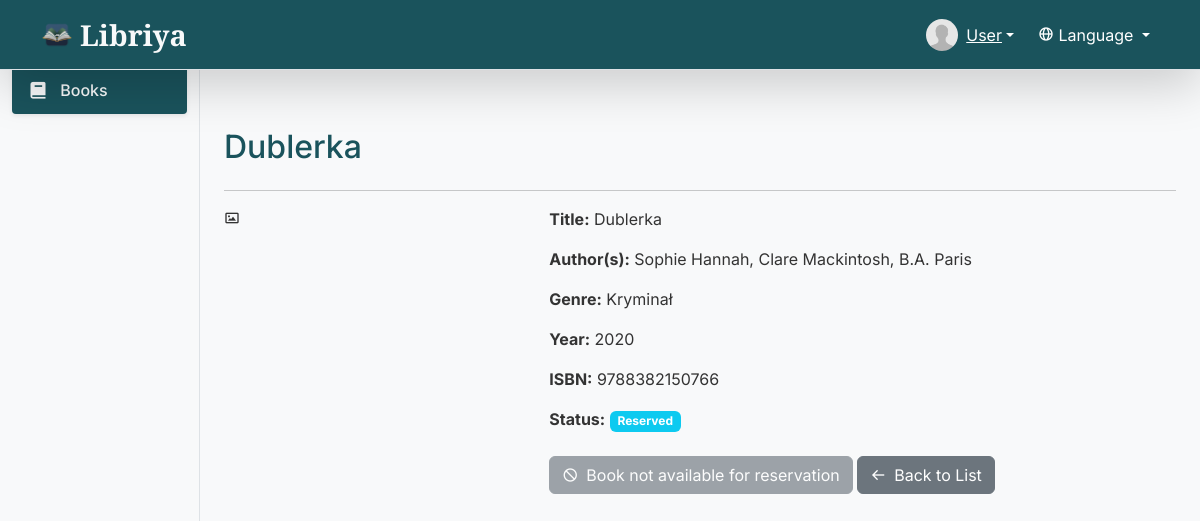
The app's page /book/2 (signed in), older data.
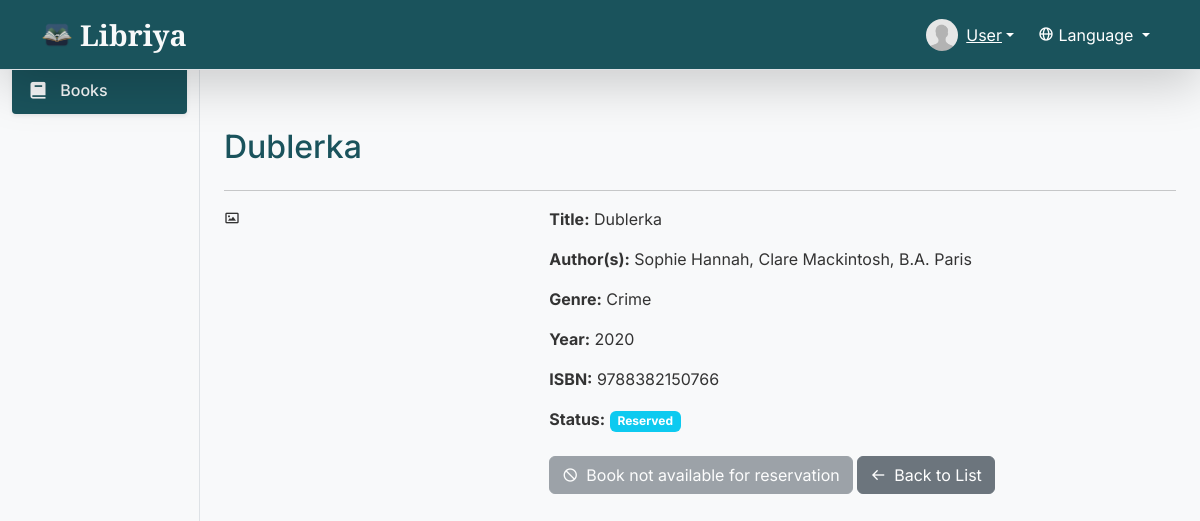
The same page, newer data.
### app/models.py (models this page shows, shortened)
class User(UserMixin, db.Model):
    id = db.Column(db.Integer, primary_key=True)
    username = db.Column(db.String(50), unique=True,
                         nullable=False, index=True)
    email = db.Column(db.String(120), unique=True, nullable=False, index=True)
    password_hash = db.Column(db.String(128), nullable=False)
    image_file = db.Column(db.String(20), nullable=False,
                           default='default.jpg')
    loans = db.relationship('Loan', back_populates='user', lazy=True)
    is_admin = db.Column(db.Boolean, default=False)
    favorites = db.relationship('Book', secondary=favorites, lazy='subquery',
                                backref=db.backref('favorited_by', lazy=True))
    received_notifications = db.relationship(
        'Notification', foreign_keys='Notification.recipient_id', back_populates='recipient', lazy=True, cascade='all, delete-orphan')
    sent_notifications = db.relationship(
        'Notification', foreign_keys='Notification.sender_id', back_populates='sender', lazy=True)

class Book(db.Model):
    id = db.Column(db.Integer, primary_key=True)
    isbn = db.Column(db.String(13), unique=True, nullable=False, index=True)
    title = db.Column(db.String(200), nullable=False, index=True)
    authors = db.relationship(
        'Author', secondary=book_authors, lazy='subquery', back_populates='books')
    genre_id = db.Column(db.Integer, db.ForeignKey(
        'genre.id'), nullable=False)
    year = db.Column(db.Integer, nullable=False)
    cover = db.Column(db.String(200))
    status = db.Column(db.String(50), default='available', nullable=False)

class Author(db.Model):
    id = db.Column(db.Integer, primary_key=True)
    name = db.Column(db.String(100), nullable=False, index=True)
    books = db.relationship('Book', secondary=book_authors,
                            lazy='subquery', back_populates='authors')

class Genre(db.Model):
    id = db.Column(db.Integer, primary_key=True)
    name = db.Column(db.String(50), nullable=False, index=True)
    books = db.relationship('Book', backref='genre', lazy=True)
    def __str__(self):
        return self.name

### app/routes.py (the view)
@bp.route("/book/<int:book_id>")
@login_required
def book_detail(book_id):
    book = Book.query.get_or_404(book_id)
    return render_template("book_detail.html", book=book, active_page="books")

### app/__init__.py (called while the page is built)
@login_manager.user_loader
def load_user(user_id):
    from app.models import User
    return User.query.get(int(user_id))

### app/routes.py (called while the page is built)
@bp.context_processor
def inject_unread_notifications_count():
    if current_user.is_authenticated:
        unread_count = Notification.query.filter_by(
            recipient=current_user, is_read=False).count()
        return {'unread_notifications_count': unread_count}
    return {'unread_notifications_count': 0}

### app/templates/book_detail.html (shortened to what this page needs)
{% extends "layout.html" %}
{% block content %}
<div class="container">
    <h2>{{ book.title }}</h2>
    <hr>
    <div class="row">
        <div class="col-md-4">
            {% if book.cover %}
            <img src="{{ url_for('static', filename='uploads/' + book.cover) }}" alt="{{ book.title }}"
                class="img-fluid rounded shadow-sm">
            {% else %}
            <div class="placeholder-image"><i class='bx bx-image'></i></div>
            {% endif %}
        </div>
        <div class="col-md-8">
            <p><strong>{{ _('Title') }}:</strong> {{ book.title }}</p>
            <p><strong>{{ _('Author(s)') }}:</strong>
                {% for author in book.authors %}
                {{ author.name }}{% if not loop.last %}, {% endif %}
                {% endfor %}
            </p>
            <p><strong>{{ _('Genre') }}:</strong> {{ book.genre }}</p>
            <p><strong>{{ _('Year') }}:</strong> {{ book.year }}</p>
            <p><strong>{{ _('ISBN') }}:</strong> {{ book.isbn }}</p>
            <p><strong>{{ _('Status') }}:</strong>
                {% if book.status == 'available' %}
                    <span class="badge bg-success">{{ _('Available') }}</span>
                {% elif book.status == 'reserved' %}
                    <span class="badge bg-info">{{ _('Reserved') }}</span>
                {% elif book.status == 'on_loan' %}
                    <span class="badge bg-warning text-dark">{{ _('On Loan') }}</span>
                {% else %}
                    <span class="badge bg-secondary">{{ book.status.replace('_', ' ').title() }}</span>
                {% endif %}
            </p>
            <div class="mt-4">
                {% if book.status == 'available' %}
                <a href="{{ url_for('main.request_reservation', book_id=book.id, user_id=current_user.id) }}"
                    class="btn btn-success">
                    <i class="bx bx-file align-middle"></i> {{ _('Request Reservation') }}
                </a>
                {% else %}
                <button type="button" class="btn btn-secondary" disabled>
                    <i class="bx bx-block align-middle"></i> {{ _('Book not available for reservation') }}
                </button>
                {% endif %}
                <a href="{{ url_for('main.home') }}" class="btn btn-secondary">
                    <i class="bx bx-arrow-back align-middle"></i> {{ _('Back to List') }}
                </a>
            </div>
        </div>
    </div>
</div>
{% endblock %}

### app/templates/layout.html (shortened to what this page needs)
<!DOCTYPE html>
<html lang="en">
<head>
    <link href="https://cdn.jsdelivr.net/npm/bootstrap@5.3.3/dist/css/bootstrap.min.css" rel="stylesheet">
    <link href="https://unpkg.com/boxicons@2.1.4/css/boxicons.min.css" rel="stylesheet">
    <link rel="stylesheet" href="{{ url_for('static', filename='/css/style.css') }}">
    <link rel="stylesheet" href="https://cdn.jsdelivr.net/gh/lipis/flag-icons@7.0.0/css/flag-icons.min.css" />
</head>
<body class="{% if login_page %}login-background{% endif %}">
    <nav class="navbar navbar-expand-lg navbar-dark bg-custom-dark border-bottom shadow-lg fixed-top">
        <div class="container">
            <a class="navbar-brand title-text d-flex align-items-center" href="/">
                <img src="{{ url_for('static', filename='/images/logo.png') }}" alt="Libriya" class="me-2"> Libriya
            </a>
            <div class="collapse navbar-collapse" id="navbarSupportedContent">
                <ul class="navbar-nav ms-auto mb-2 mb-lg-0 d-flex align-items-center">
                    {% if current_user.is_authenticated %}
                    <li class="nav-item dropdown">
                        <a class="user-display dropdown-toggle d-flex align-items-center text-white" href="#"
                            role="button" id="userDropdown" data-bs-toggle="dropdown" aria-expanded="false">
                            <span class="position-relative d-inline-block me-2">
                                <img class="rounded-circle"
                                    src="{{ url_for('static', filename='uploads/' + current_user.image_file) }}"
                                    style="width: 32px; height: 32px; object-fit: cover;">
                            </span>
                            {{ current_user.username }}
                        </a>
                    </li>
                    {% else %}
                    <li class="nav-item">
                        <a class="nav-link text-white" href="{{ url_for('main.login') }}">{{ _('Log In') }}</a>
                    </li>
                    {% endif %}
                    <li class="nav-item dropdown ms-3">
                        <a class="nav-link dropdown-toggle text-white" href="#" id="languageDropdown" role="button"
                            data-bs-toggle="dropdown" aria-expanded="false">
                            <i class='bx bx-globe'></i> {{ _('Language') }}
                        </a>
                    </li>
                </ul>
            </div>
        </div>
    </nav>
    <div class="container-fluid">
        <div class="row">
            {% if not login_page %}
            <nav id="sidebarMenu" class="col-md-2 d-none d-md-block bg-light sidebar border-end pt-5">
                <div class="position-sticky pt-3">
                    <ul class="nav nav-pills flex-column">
                        <li class="nav-item mb-1">
                            <a class="nav-link {% if active_page == 'books' %}active {% else %}text-dark {% endif %}"
                                href="{{ url_for('main.home') }}">
                                <i class='bx bxs-book align-middle me-2'></i>
                                <span class="align-middle">{{ _('Books') }}</span>
                            </a>
                        </li>
                    </ul>
                </div>
            </nav>
            {% endif %}
            <main
                class="{% if login_page %}col-12{% else %}col-md-10 ms-sm-auto{% endif %} main-content {% if login_page %}login-full-height{% else %}pt-5{% endif %}">
                {% block content %}{% endblock %}
            </main>
        </div>
    </div>
</body>
</html>

### app/static/css/style.css (style rules this page uses)
:root { --primary-color: #1a535c; --accent-color: #4ecdc4; --text-dark: #333; --text-light: #f8f9fa; --gray-bg: #f8f9fa; --box-shadow-light: 0 .125rem .25rem rgba(0, 0, 0, .075); --box-shadow-medium: 0 .5rem 1rem rgba(0, 0, 0, .15); }
body { font-family: 'Inter', sans-serif; color: var(--text-dark); background-color: var(--gray-bg); padding-top: 56px; }
h2 { margin-bottom: 1.5rem; margin-top: 1.5rem; color: var(--primary-color); }
.bg-custom-dark { background-color: var(--primary-color) !important; }
.navbar-brand.title-text { font-family: 'Cormorant Garamond', serif; font-size: 1.8rem; font-weight: 700; color: var(--text-light) !important; }
.navbar-brand.title-text img { height: 30px; width: auto; }
.user-display { color: var(--text-light); }
.sidebar { height: 100vh; position: fixed; top: 0; left: 0; padding-top: 56px; background-color: var(--gray-bg); z-index: 1000; }
.sidebar .nav-link { font-weight: 500; color: var(--text-dark); transition: background-color 0.2s, color 0.2s; border-radius: .25rem; padding: .75rem 1rem; }
.sidebar .nav-link.active { color: var(--text-light); background-color: var(--primary-color); box-shadow: var(--box-shadow-light); }
.sidebar .nav-link.active .bx { color: var(--text-light); }
.sidebar .nav-link .bx { font-size: 1.25rem; }
.main-content { padding-top: 1.5rem; padding-bottom: 3rem; }
.btn { vertical-align: middle; display: inline-flex; align-items: center; justify-content: center; gap: 0.5rem; padding: var(--bs-btn-padding-y, .375rem) var(--bs-btn-padding-x, .75rem); height: auto; box-sizing: border-box; font-size: var(--bs-btn-font-size); line-height: var(--bs-btn-line-height); }

Row changes from the older to the newer data that the page shows:
no longer on this page (row edited): Genre: genre "Kryminał"
added Genre: genre "Crime"
